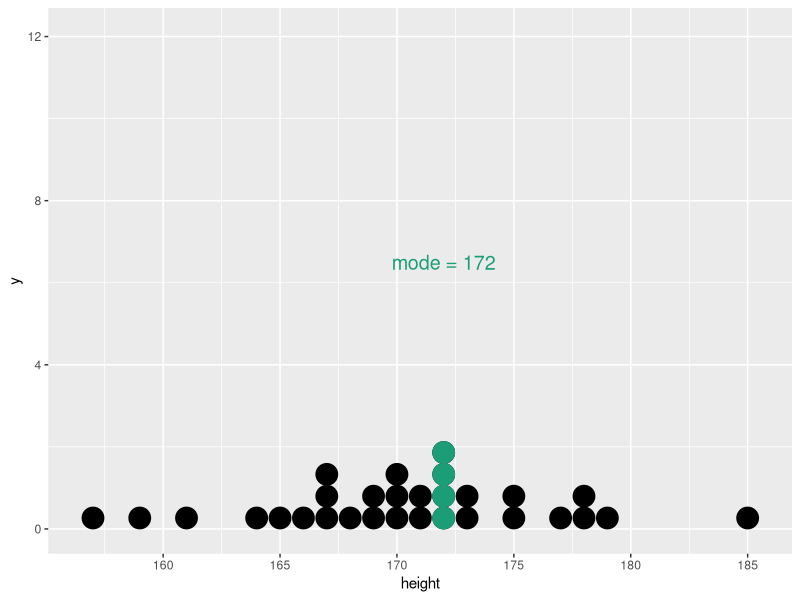
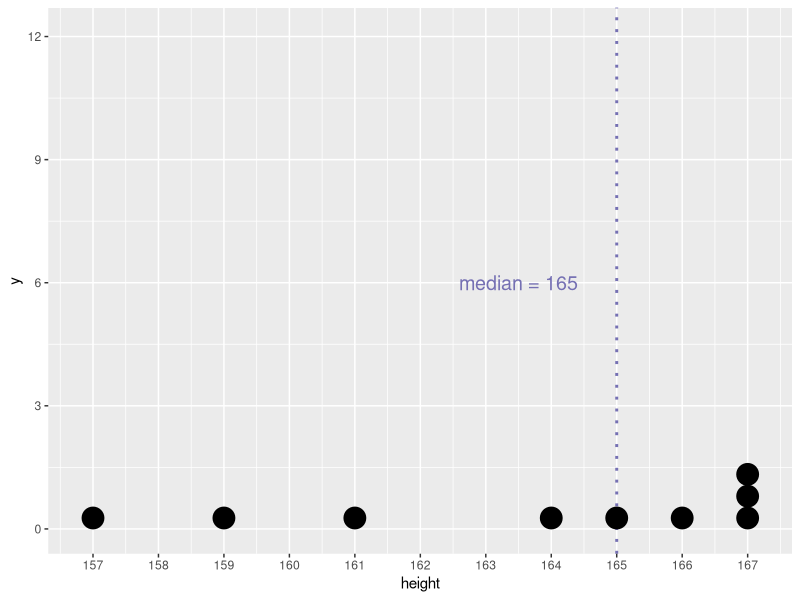
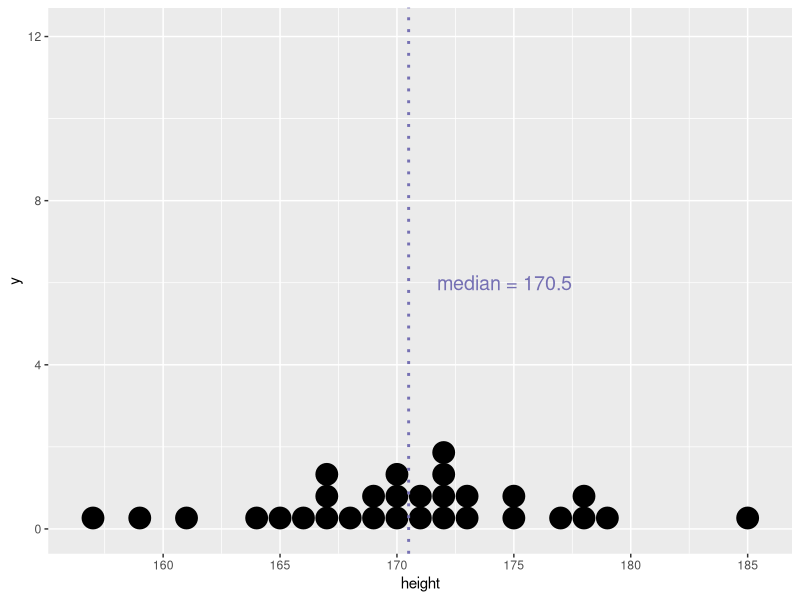
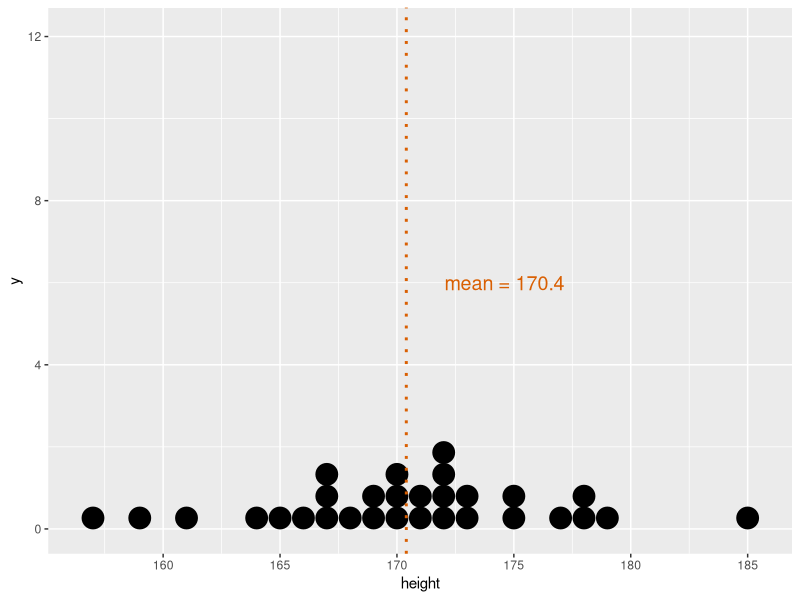
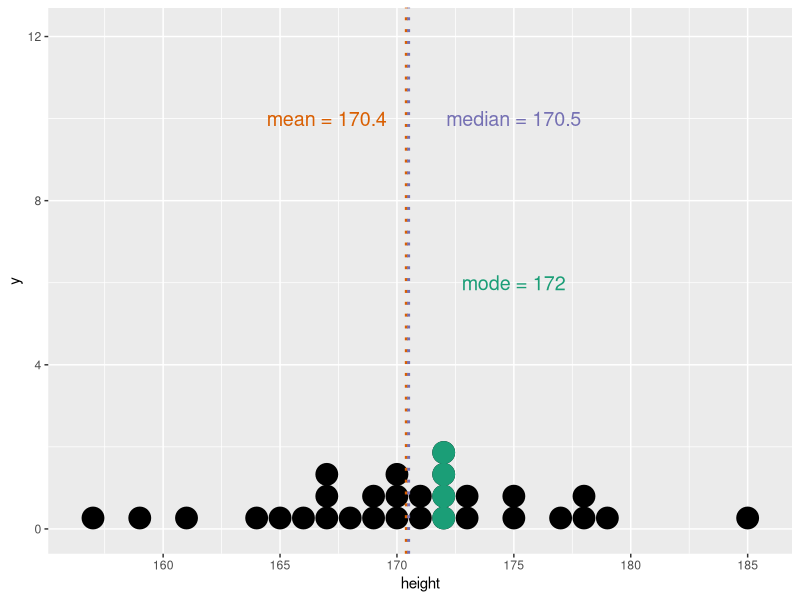
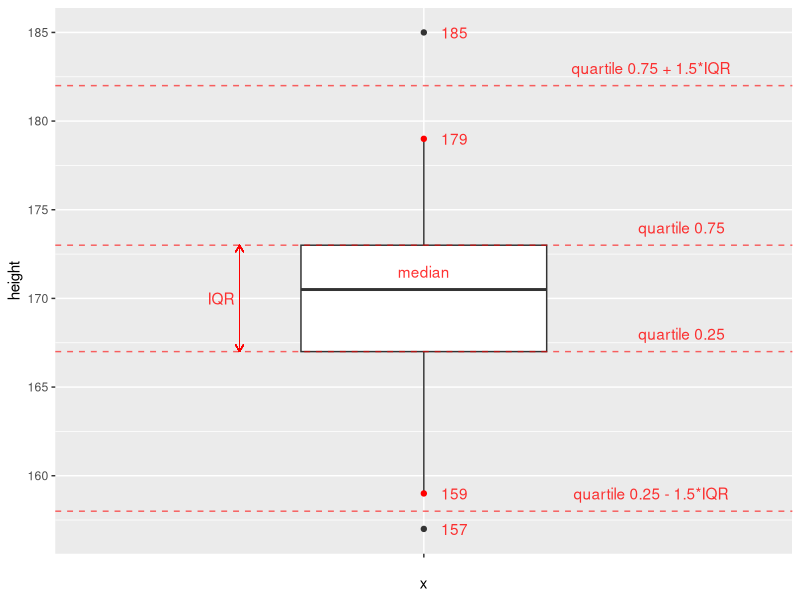
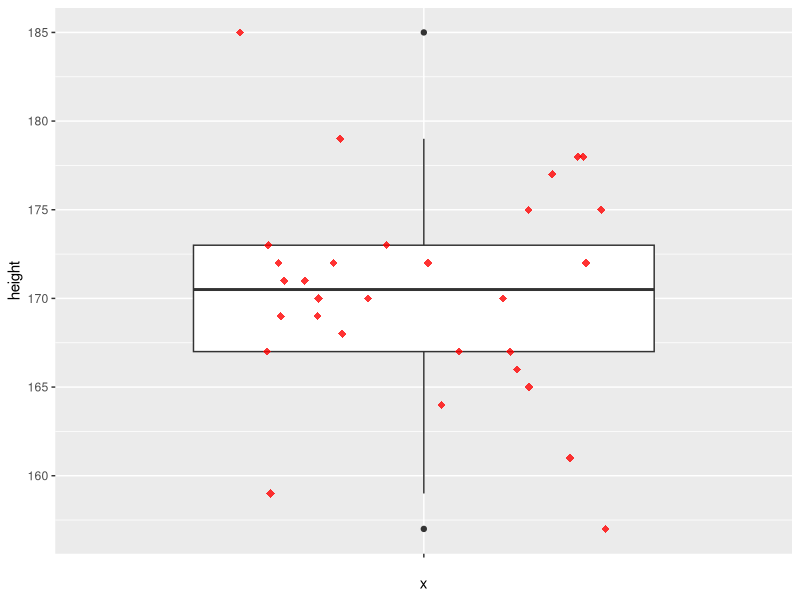
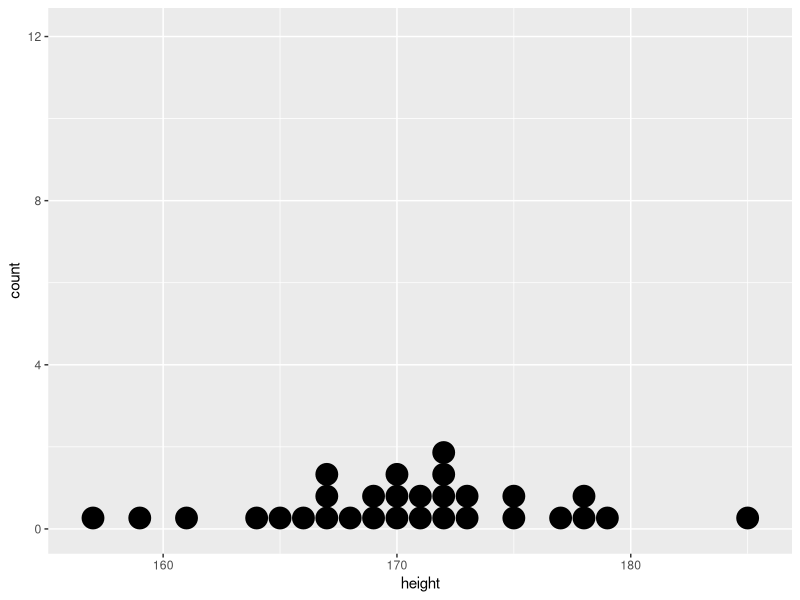

The R script that drew these images, in order:
## ---- chunk 1
library(ggplot2)
library(dplyr)
knitr::opts_chunk$set(message = F, warning = F)
## ---- chunk 2
# fig.height - размер изображение после knit'a
# цвета для графиков взяты здесь http://colorbrewer2.org/
a <- c(157, 159, 161, 164, 165, 166, 167, 167, 167, 168,
       169, 169, 170, 170, 170, 171, 171, 172, 172, 172,
       172, 173, 173, 175, 175, 177, 178, 178, 179, 185)
d <- data.frame(height = a)                 # основные данные
d_mode <- data.frame(height = rep(172, 4))
g <- ggplot() +
  geom_dotplot(data = d, aes(height)) +
  scale_x_continuous(breaks = seq(155, 190, 5)) +
  scale_y_continuous(limits = c(0, 12.1),    # 12.1 - найдено методом математического подгона
                     breaks = seq(0, 12, 4))
g + geom_dotplot(data = d_mode, aes(height), color = "#1b9e77", fill = "#1b9e77") +
  annotate("text", x = 172, y = 6.5,
           label = "mode = 172", size = 5, color = "#1b9e77")
## ---- chunk 3
d_sml <- d %>% slice(1:9)
ggplot(d_sml, aes(height)) +
  geom_vline(data = d_sml, aes(xintercept = median(height)),
             color = "#7570b3", linetype = "dotted", size = 1) +
  geom_dotplot() +
  scale_x_continuous(breaks = seq(155, 168, 1)) +
  scale_y_continuous(limits = c(0, 12.1),
                     breaks = seq(0, 12, 3)) +
  annotate("text", x = 163.5, y = 6,
           label = "median = 165", color = "#7570b3", size = 5)
## ---- chunk 4
g + geom_vline(data = d, aes(xintercept = median(height)),
             color = "#7570b3", linetype = "dotted", size = 1) +
  annotate("text", x = 174.6, y = 6,
           label = "median = 170.5", size = 5, color = "#7570b3")
## ---- chunk 5
g + geom_vline(data = d, aes(xintercept = mean(height)),
             color = "#d95f02", linetype = "dotted", size = 1) +
  annotate("text", x = 174.6, y = 6,
           label = "mean = 170.4", size = 5, color = "#d95f02")
## ---- chunk 6
g + geom_dotplot(data = d_mode, aes(height), color = "#1b9e77", fill = "#1b9e77") +
  geom_vline(data = d, aes(xintercept = mean(height)),
             color = "#d95f02", linetype = "dotted", size = 1) +
  geom_vline(data = d, aes(xintercept = median(height)),
             color = "#7570b3", linetype = "dotted", size = 1) +
  annotate("text",
           x = c(175, 167, 175),
           y = c(6, 10, 10),
           label = c("mode = 172","mean = 170.4", "median = 170.5"),
           size = 5,
           color = c("#1b9e77", "#d95f02", "#7570b3"))
## ---- chunk 7
x <- c(1, 5, 2, 7, 1, 9, 3, 8, 5, 9)
L <- length(x)   # кол-во элементов в выборке
M <- mean(x)     # среднее значение выборки
D <- sum((x - M) ^ 2) / (L - 1) #  расчет дисперсии
sd <- sqrt(D)    # расчет стандартного отклонения
print(c(D, sd))  # вывод результатов
## ---- chunk 8
D <- var(x)     # расчет дисперсии
sd <- sd(x)     # расчет стандартного отклонения
print(c(D, sd)) # вывод результатов
## ---- chunk 9
quart_1 <- quantile(d$height, 0.25)
quart_3 <- quantile(d$height, 0.75)
iqr <- IQR(d$height)
ggplot(data = d) + 
  geom_boxplot(aes(x = "", y = height), width = 0.4) +
  geom_hline(yintercept = quart_1 - 1.5 * iqr,
             linetype = "dashed", color = "red", alpha = 0.6) +
  geom_hline(yintercept = quart_1,
             linetype = "dashed", color = "red", alpha = 0.6) +
  geom_hline(yintercept = quart_3,
             linetype = "dashed", color = "red", alpha = 0.6) +
  geom_hline(yintercept = quart_3 + 1.5 * iqr,
             linetype = "dashed", color = "red", alpha = 0.6) +
  annotate("text", x = 1.42, y = quart_1 + 1, 
           label = "quartile 0.25", color = "red", alpha = 0.8) +
  annotate("text", x = 1.42, y = quart_3 + 1, 
           label = "quartile 0.75", color = "red", alpha = 0.8) + 
  annotate("text", x = 1, y = 171.5, 
           label = "median", color = "red", alpha = 0.8) +
  annotate("text", x = 1.37, y = quart_1 - 1.5 * iqr + 1, 
           label = "quartile 0.25 - 1.5*IQR", color = "red", alpha = 0.8) + 
  annotate("text", x = 1.37, y = quart_3 + 1.5 * iqr + 1, 
           label = "quartile 0.75 + 1.5*IQR", color = "red", alpha = 0.8) +
  geom_segment(aes(x = 0.7, xend = 0.7, y = quart_1, yend = quart_3),
               color = "red", arrow = arrow(length = unit(0.2, "cm")), size = 0.3) +
  geom_segment(aes(x = 0.7, xend = 0.7, y = quart_3, yend = quart_1),
               color = "red", arrow = arrow(length = unit(0.2, "cm")), size = 0.3) +
  annotate("text", x = 0.67, y = 170, 
           label = "IQR", color = "red", alpha = 0.8) +
  geom_point(data = data.frame(height = c(159, 179)), 
             aes(x = "", y = height), 
             color = "red") +
  annotate("text", x = 1.05, y = 159, label = "159", color = "red", alpha = 0.8) +
  annotate("text", x = 1.05, y = 179, label = "179", color = "red", alpha = 0.8) +
  annotate("text", x = 1.05, y = 185, label = "185", color = "red", alpha = 0.8) +
  annotate("text", x = 1.05, y = 157, label = "157", color = "red", alpha = 0.8)
  
## ---- chunk 10
ggplot(data = d, aes(x = "", y = height)) + 
  geom_boxplot() +
  geom_jitter(position = position_jitter(width = 0.3, height = 0),
              shape = 18, 
              color = "red", 
              alpha = 0.8, 
              size = 2.5)
## ---- chunk 11
# Основа для графиков
g2 <- ggplot() + scale_y_continuous(limits = c(0, 12.1), breaks = seq(0, 12, 4))
# Изначальный график
g2 + geom_dotplot(data = d, aes(height))
# График преобразованный в Z-score
g2 + geom_dotplot(data = d, aes(scale(height)))
## ---- chunk 12
M <- 175
sd <- 8
x_i <- 186.2

(z_i <- (x_i - M)/sd)
## ---- chunk 13
pnorm(q = 154, mean = 150, sd = 8, lower.tail = FALSE)
## ---- chunk 14
pnorm(q = 125, mean = 100, sd = 15, lower.tail = F)
# или вот так
1 - pnorm(q = 125, mean = 100, sd = 15)
## ---- chunk 15
pnorm(q = 70, mean = 100, sd = 15, lower.tail = F) - 
  pnorm(q = 112, mean = 100, sd = 15, lower.tail = F)
## ---- chunk 16
n <- 100
D <- 4
(se <- sqrt(D/n))
## ---- chunk 17
gen <- c(102, 91, 99, 100, 103, 98, 99, 101, 106, 88, 103, 97, 103, 101,
       101, 91, 104, 105, 105, 100, 101, 91, 99, 98, 107, 102, 100, 97,
       98, 104, 100, 98, 103, 99, 95, 103, 104, 97, 99, 102, 98, 107, 101,
       93, 98, 101, 93, 91, 107, 102, 96, 93, 100, 105, 103, 107, 99, 102,
       106, 102, 94, 104, 103, 103)
gen
## ---- chunk 18
mean(gen) # средне значение
sd(gen)   # стандартное отклонение
## ---- chunk 19
pr <- 95
(koef <- qnorm((100 - (100 - pr)/2)/100))
## ---- chunk 20
(se <- sd(gen)/sqrt(length(gen))) # стандартная ошибка среднего
## ---- chunk 21
left <- mean(gen) - koef * se   # левая граница доверительного интервала
right <- mean(gen) + koef * se  # правая граница доверительного интервала
c(left, right)
## ---- chunk 22
pr <- 99
koef <- qnorm((100 - (100 - pr)/2)/100) # 2.575829
left <- mean(gen) - koef * se   # левая граница доверительного интервала
right <- mean(gen) + koef * se   # правая граница доверительного интервала
c(left, right)
## ---- chunk 23
x_hat <- 10
se <- 5/sqrt(100)
pr <- 99

koef <- qnorm((100 - (100 - pr)/2)/100)
left <- x_hat - koef * se
right <- x_hat + koef * se
c(left, right)
## ---- chunk 24
x_hat <- 18.5
M <- 20
sd <- 4
n <- 64

se <- sd/sqrt(n)
z <- (x_hat - M)/se

p1 <- 2*pnorm(-(abs(z))) # хз зачем тут минус(
p2 <- 2*pnorm(x_hat, mean = M, sd = sd/sqrt(n))
c(p1, p2)
## ---- chunk 25
n <- 64
sd <- 4
x_hat <- 18.5
se <- sd/sqrt(n)
pr <- 95

koef <- qnorm((100 - (100 - pr)/2)/100)
left <- x_hat - koef * se
right <- x_hat + koef * se
c(left, right)
## ---- chunk 26
x_hat <- 118
n <- 144
sd <- 9
M <- 115

p1 <- 2*pnorm(x_hat, mean = M, sd = sd/sqrt(n))
p2 <- 2*pnorm(M, mean = x_hat, sd = sd/sqrt(n)) # вроде это значение правильное
c(p1, p2)
